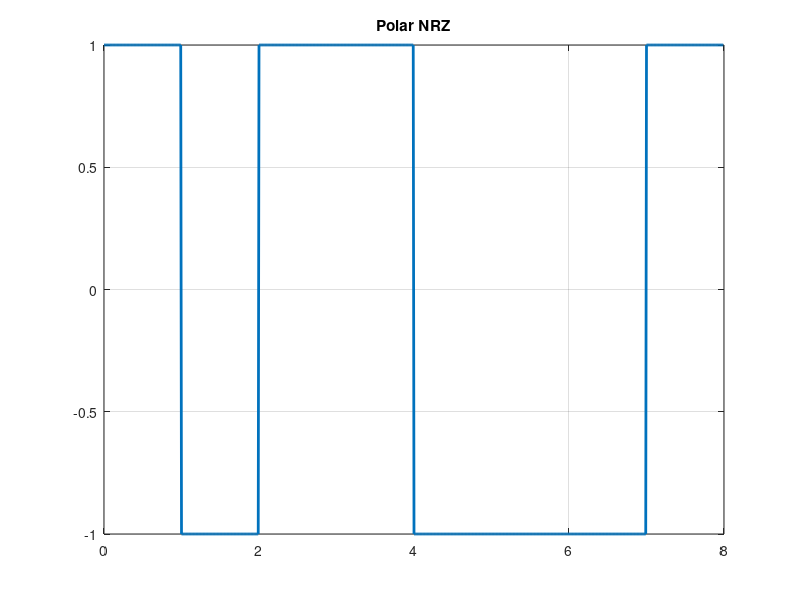
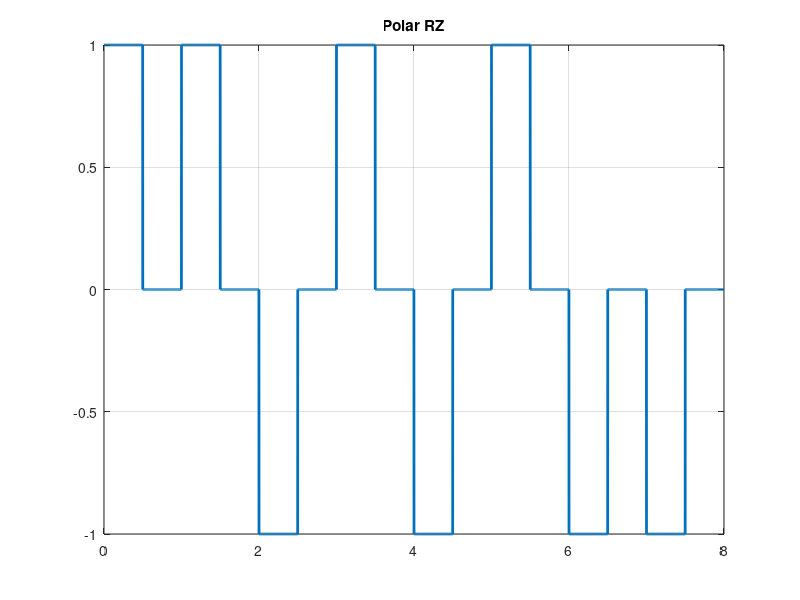
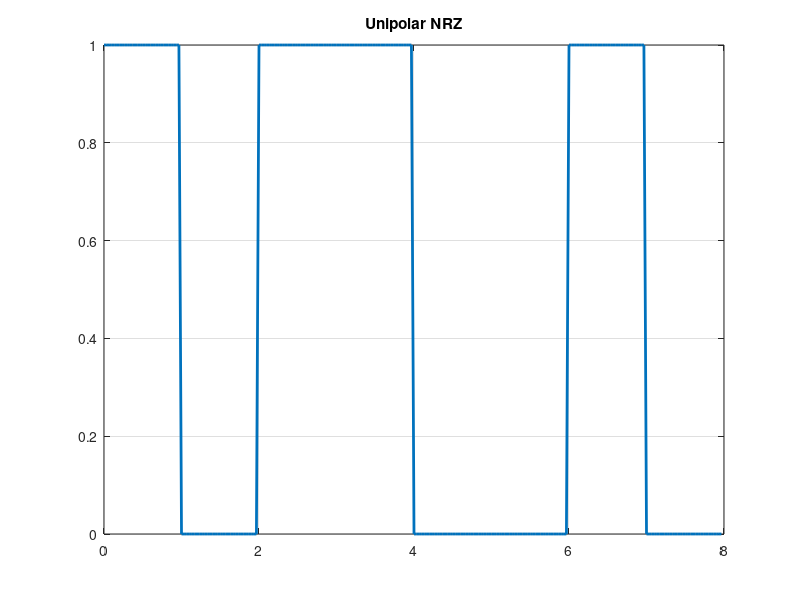
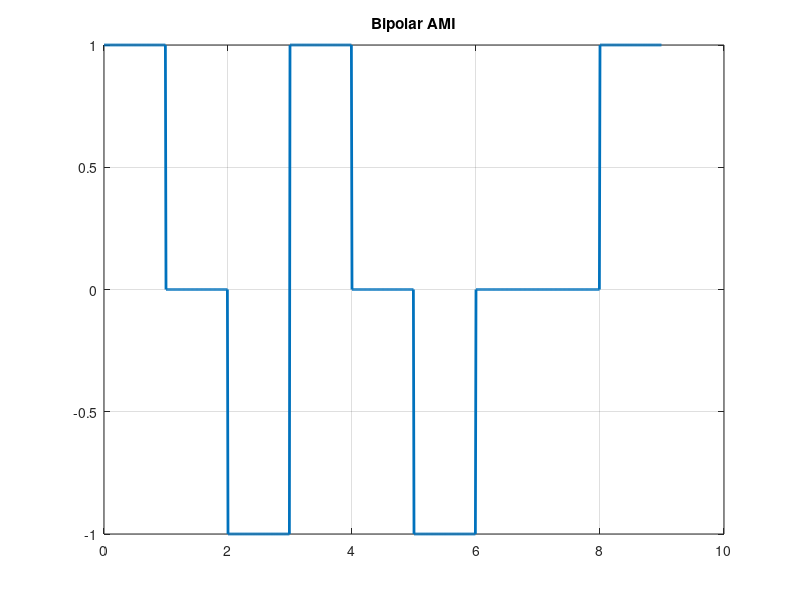

The MATLAB script that drew these images, in order:
%% 📂 SECTION 1: LINE CODING TECHNIQUES

%% 1.1 Polar Non-Return-to-Zero (NRZ)
clc; clear;

d=[0 1 0 0 1 1 1 0];
bd=1; fs=100;
t=0:1/fs:bd-1/fs;
n=length(d);
tm=0:1/fs:bd*n-1/fs;

s=[];
for i=1:n
    if d(i)==0
        s=[s ones(1,length(t))];
    else
        s=[s -ones(1,length(t))];
    end
end

figure; plot(tm,s,'LineWidth',2);
title('Polar NRZ'); grid on;


%% 1.2 Polar Return-to-Zero (RZ)
clc;

d=[1 1 0 1 0 1 0 0];
bd=1; fs=1000;
n=length(d);
spb=fs*bd; h=spb/2;
tm=0:1/fs:(n*bd)-1/fs;

s=[];
for i=1:n
    if d(i)==1
        w=[ones(1,h) zeros(1,h)];
    else
        w=[-ones(1,h) zeros(1,h)];
    end
    s=[s w];
end

figure; plot(tm,s,'LineWidth',2);
title('Polar RZ'); grid on;


%% 1.3 Unipolar NRZ
clc;

d=[1 0 1 1 0 0 1 0];
bd=1; fs=30;
t=0:1/fs:bd-1/fs;
n=length(d);
tm=0:1/fs:bd*n-1/fs;

s=[];
for i=1:n
    if d(i)==1
        s=[s ones(1,length(t))];
    else
        s=[s zeros(1,length(t))];
    end
end

figure; plot(tm,s,'LineWidth',2);
title('Unipolar NRZ'); grid on;


%% 1.4 Bipolar AMI
clc;

d=[1 0 1 1 0 1 0 0 1];
bd=1; fs=100;
spb=fs*bd;
tm=0:1/fs:(length(d)*bd)-1/fs;

s=[]; p=-1;
for i=1:length(d)
    if d(i)==1
        p=-p;
        w=p*ones(1,spb);
    else
        w=zeros(1,spb);
    end
    s=[s w];
end

figure; plot(tm,s,'LineWidth',2);
title('Bipolar AMI'); grid on;


%% 1.5 2B1Q
clc;

d=[1 0 0 0 1 1 0 1];
fs=100; sd=1;
sps=fs*sd;
ns=length(d)/2;
tm=0:1/fs:(ns*sd)-1/fs;

mp=containers.Map({'00','01','10','11'},[-3 -1 3 1]);
s=[];

for i=1:2:length(d)
    pr=sprintf('%d%d',d(i),d(i+1));
    s=[s mp(pr)*ones(1,sps)];
end

figure; plot(tm,s,'LineWidth',2);
title('2B1Q'); grid on;


%% 1.6 Manchester Encoding
clc;

d=[1 0 1 1 0 0 1 0];
bd=1; fs=500;
spb=fs*bd; h=spb/2;
tm=0:1/fs:(length(d)*bd)-1/fs;

s=[];
for i=1:length(d)
    if d(i)==0
        w=[ones(1,h) -ones(1,h)];
    else
        w=[-ones(1,h) ones(1,h)];
    end
    s=[s w];
end

figure; plot(tm,s,'LineWidth',2);
title('Manchester'); grid on;


%% 📡 SECTION 2: ANALOG & DIGITAL MODULATION

%% 2.1 Amplitude Modulation (AM)
clc;

Fs=10000;
t=0:1/Fs:0.01;
fc=1000; fm=100;
mu=0.5;

m=cos(2*pi*fm*t);
c=cos(2*pi*fc*t);
s=(1+mu*m).*c;

figure;
subplot(3,1,1); plot(t,m); title('Message');
subplot(3,1,2); plot(t,c); title('Carrier');
subplot(3,1,3); plot(t,s); title('AM');


%% 2.2 Frequency Modulation (FM)
clc;

Fs=10000;
t=0:1/Fs:0.01;
fc=1000; fm=100;
kf=2*pi*75;

m=cos(2*pi*fm*t);
im=cumsum(m)/Fs;
s=cos(2*pi*fc*t+kf*im);

figure;
subplot(3,1,1); plot(t,m); title('Message');
subplot(3,1,2); plot(t,cos(2*pi*fc*t)); title('Carrier');
subplot(3,1,3); plot(t,s); title('FM');


%% 2.3 PCM
clc;

f=5; fs=100;
t=0:1/fs:1;
x=sin(2*pi*f*t);

nb=2; L=2^nb;
xmin=min(x); xmax=max(x);
qs=(xmax-xmin)/(L-1);

xi=round((x-xmin)/qs);
xq=xi*qs+xmin;

figure; plot(t,x); hold on;
stairs(t,xq);
title('PCM'); grid on;


%% 2.4 Delta Modulation
clc;

fs=200;
t=0:1/fs:1;
x=sin(2*pi*5*t);
dlt=0.2;

xr=zeros(size(x));
for i=2:length(x)
    if x(i)>xr(i-1)
        xr(i)=xr(i-1)+dlt;
    else
        xr(i)=xr(i-1)-dlt;
    end
end

figure; plot(t,x); hold on;
stairs(t,xr);
title('Delta Modulation'); grid on;


%% 〰️ SECTION 3: WAVEFORM GENERATION & ANALYSIS

%% 3.1 Basic Waves
clc;

t=0:0.01:10;
figure;

subplot(2,2,1); plot(t,sign(sin(2*pi*t))); title('Square');
subplot(2,2,2); plot(t,sawtooth(2*pi*t)); title('Sawtooth');
subplot(2,2,3); plot(t,sawtooth(2*pi*t,0.5)); title('Triangular');
subplot(2,2,4); plot(t,(square(2*pi*5*t)+1)/2); title('Pulse');


%% 3.2 Sinusoidal Signals
clc;

t=0:0.01:4;
y1=sin(2*pi*2*t);
y2=cos(2*pi*2*t);

figure; plot(t,y1); hold on;
plot(t,y2);
title('Sin & Cos');


%% 3.3 Exponential Signal
clc;

t=0:0.05:2;
x=5*exp(-2*t);

figure; plot(t,x);
title('Exponential');


%% 3.4 FFT
clc;

Fs=50;
t=0:1/Fs:1-1/Fs;
x=sin(2*pi*5*t);

N=length(x);
X=fft(x);
f=(0:N-1)*(Fs/N);

figure; plot(f,abs(X)/N);
title('FFT');
